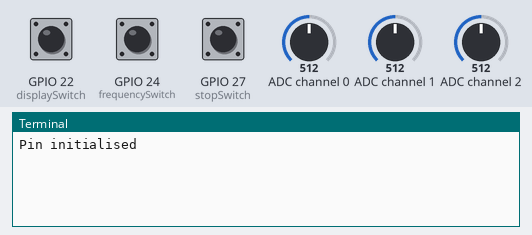
Bench run of a program on a simulated Raspberry Pi (BCM pin numbers). Shown: the last lines printed to the terminal. The inputs (shaded band) are chosen by the test bench; at power-on: GPIO 22 (displaySwitch) HIGH, GPIO 24 (frequencySwitch) HIGH, GPIO 27 (stopSwitch) HIGH, ADC channel 0 = 512, ADC channel 1 = 512, ADC channel 2 = 512 (analog values on the 0–1023 scale). The clock reads 2024-03-15 10:24:30 at power-on unless the program sets it.

Above: at 1.2 s.
1.3 s: GPIO 22 (displaySwitch) pulled LOW for 0.6 s
At 2.8 s:
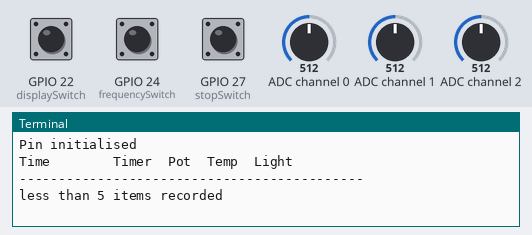
3.4 s: GPIO 22 (displaySwitch) pulled LOW for 1 s
At 4.5 s:
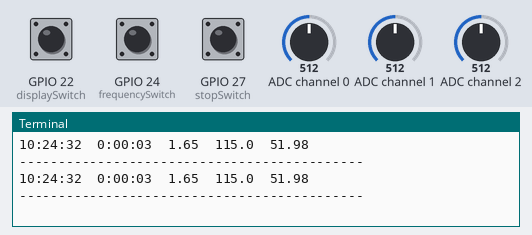
Timing chart, 0 to 6.4 s (numbered marks = the images above; inputs shaded):
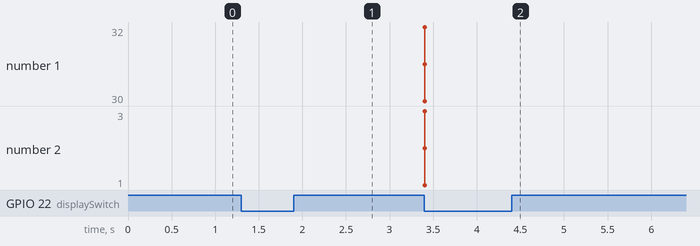

The program:

main.py
```python
#!/usr/bin/python
import init
import sensors
import display
import datetime
import time
import RPi.GPIO as GPIO
import os
import datetime


#global variables:
resetSwitch = 23
frequencySwitch = 24
stopSwitch = 27
displaySwitch = 22

#ADC PINS
SPICLK = 11
SPIMISO = 9
SPIMOSI = 10
SPICS = 8

#global variables
delay = 0.5
state = True
start_time = time.time()
displayData= []

def main():
	global resetSwitch, frequencySwitch, stopSwitch, displaySwitch, SPICLK, SPIMISO, SPIMOSI, SPICS, state, displayData, start_time

	#run initialisation
	init.initPins(resetSwitch, frequencySwitch, stopSwitch, displaySwitch)
	GPIO.add_event_detect(frequencySwitch, GPIO.FALLING, callback=frequencyChange, bouncetime=200)
	GPIO.add_event_detect(stopSwitch, GPIO.FALLING, callback=stopButton, bouncetime=200)
	GPIO.add_event_detect(displaySwitch, GPIO.FALLING, callback=displayButton, bouncetime=200)
	GPIO.add_event_detect(resetSwitch, GPIO.FALLING, callback=resetButton, bouncetime=200)

	timer = 0
    	while(True):
		while(state):#will run until reset button is bushed
			data = []
			data = sensors.getData()
			time.sleep(delay)
			end_time = time.time()
			timer = round(end_time-start_time,0)
			data[1] = datetime.timedelta(seconds=timer)
			displayData.append(data[:])

def frequencyChange (channel):
	global delay

	if (delay == 0.5):
		delay = 1
	elif (delay == 1):
		delay = 2
	elif (delay == 2):
		delay = 0.5

def stopButton (channel):
	global state

	if (state == False):
		state = True
	else:
		state = False

def displayButton(channel):
	#enter stuff here to call display function
	#(sysTime, timer, Pot, Temp, Light)
	global displayData
	#tempData = displayData
	display.display(["Time", "	Timer", "Pot", "Temp", "Light"])
	if (len(displayData) >=5):
		#display.display([("Time", "Timer", "Pot", "Temp", "Light")])
		display.display(displayData[len(displayData) - 5])
		display.display(displayData[len(displayData) - 4])
		display.display(displayData[len(displayData) - 3])
		display.display(displayData[len(displayData) - 2])
		display.display(displayData[len(displayData) - 1])
	else:
		print("less than 5 items recorded")
	print("")

def resetButton (channel):
	global start_time
	start_time = time.time()
	os.system('clear')

if __name__ == '__main__':
	main()
```

init.py
```python
#!/usr/bin/python
import RPi.GPIO as GPIO
import Adafruit_MCP3008 #required library for adc, see prac sheet for how to install adafruit
import time

def initPins(resetSwitch, frequencySwitch, stopSwitch, displaySwitch):
	#initialise all the pins
	GPIO.setmode(GPIO.BCM)
	GPIO.setup(resetSwitch, GPIO.IN, pull_up_down=GPIO.PUD_UP) #eg of a pin being initialised
	GPIO.setup(frequencySwitch, GPIO.IN, pull_up_down=GPIO.PUD_UP)
	GPIO.setup(stopSwitch, GPIO.IN, pull_up_down=GPIO.PUD_UP)
	GPIO.setup(displaySwitch, GPIO.IN, pull_up_down=GPIO.PUD_UP)
	print("Pin initialised")
```

sensors.py
```python
##!/usr/bin/python
import RPi.GPIO as GPIO
import time
import os
import sys
import Adafruit_MCP3008 #required library for adc, see prac sheet for how to install adafruit
import time


#ADC PINS
SPICLK = 11
SPIMISO = 9
SPIMOSI = 10
SPICS = 8

pot_adc = 0
temp_adc = 0
light_adc = 0
values = [0]*5

GPIO.setwarnings(False)

def getData():
        GPIO.setmode(GPIO.BCM)
        GPIO.setup(SPIMOSI, GPIO.OUT)
        GPIO.setup(SPIMISO, GPIO.IN)
        GPIO.setup(SPICLK, GPIO.OUT)
        GPIO.setup(SPICS, GPIO.OUT)
        mcp = Adafruit_MCP3008.MCP3008(clk=SPICLK, cs=SPICS, mosi=SPIMOSI, miso=SPIMISO)

	pot_adc = mcp.read_adc(0)
	temp_adc = mcp.read_adc(1)
	light_adc = mcp.read_adc(2)
	potV = round((pot_adc/1024.0)*3.3, 2)
	temp = round(((((temp_adc*3.3)/1024)-0.5)/0.01),2)
	light = round((light_adc/985.0)*100.0,2)

	values[0] = time.strftime("%X")
	values[1] = 0
	values[2] = potV
	values[3] = temp
	values[4] = light

	return values
```

display.py
```python
#!/usr/bin/python

def display(data):
	readings = []
	if (len(data) == 5):
		readings.append((data[0],data[1],data[2],data[3],data[4]))


	for reading in readings:
		print '\t'.join(str(i) for i in reading)
		print("--------------------------------------------")


# def format_matrix(header, matrix,
#                   top_format, left_format, cell_format, row_delim, col_delim):
#     table = [[''] + header] + [[name] + row for name, row in zip(header, matrix)]
#     table_format = [['{:^{}}'] + len(header) * [top_format]] \
#                  + len(matrix) * [[left_format] + len(header) * [cell_format]]
#     col_widths = [max(
#                       len(format.format(cell, 0))
#                       for format, cell in zip(col_format, col))
#                   for col_format, col in zip(zip(*table_format), zip(*table))]
#     return row_delim.join(
#                col_delim.join(
#                    format.format(cell, width)
#                    for format, cell, width in zip(row_format, row, col_widths))
#                for row_format, row in zip(table_format, table))
```

Measured:
- after the input at 1.3 s, the terminal: prints a new line at once (image 1)
- after the input at 3.4 s, the terminal: prints a new line at once (image 2)
